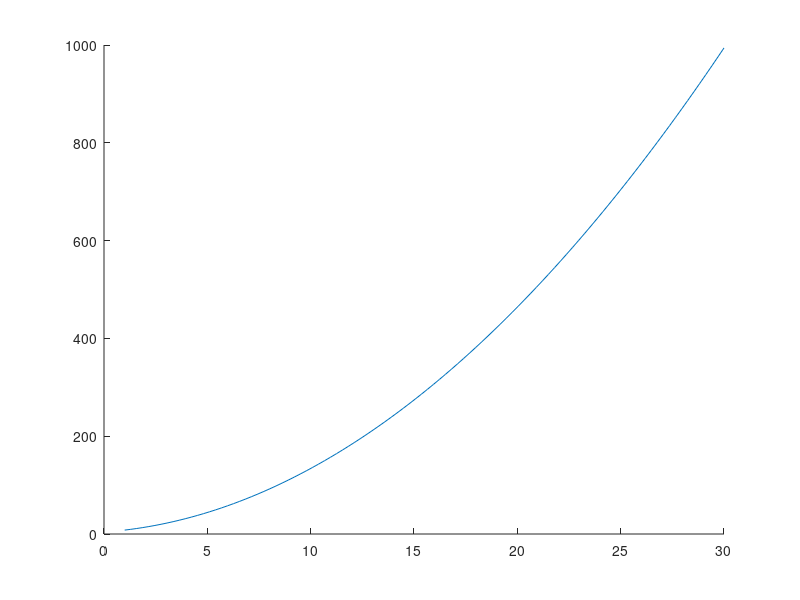

Reproduce this figure in MATLAB. (Note: this script raises an error after producing the figure.)
%% Housekeeping
clear; close all; clc

%% Load figure
x = linspace(1,30);
y = x.^2 + 3*x + 4;
figure
hold on
h = plot(x,y);
brush on
pause

%% Handle brush data
brushedInd = logical(h.BrushData);
xB = x(brushedInd);
yB = y(brushedInd);
plot(xB,yB)


% t=0:0.2:25; plot(t,sin(t),'.-');
% brush on
% pause
% hBrushLine = findall(gca,'tag','Brushing');
% brushedData = get(hBrushLine, {'Xdata','Ydata'});
% brushedIdx = ~isnan(brushedData{1});
% brushedXData = brushedData{1}(brushedIdx);
% brushedYData = brushedData{2}(brushedIdx);